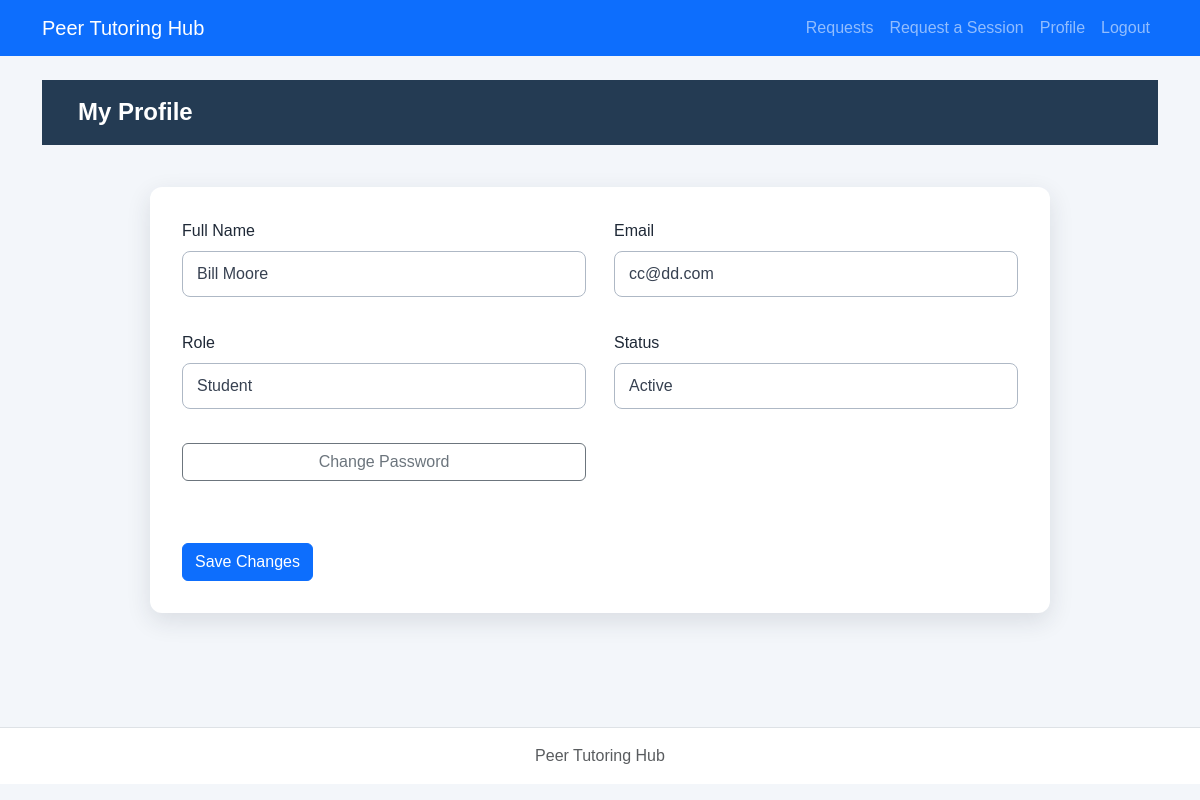
The page /lab7/php/profile.php (signed in) on the database its author committed.
### tables this page shows
CREATE TABLE users (
    user_id INTEGER PRIMARY KEY,
    full_name TEXT NOT NULL,
    email TEXT UNIQUE NOT NULL,
    password_hash TEXT NOT NULL,
    role TEXT NOT NULL CHECK(role IN ('Student', 'Tutor', 'Administrator')),
    status TEXT NOT NULL DEFAULT 'Active' CHECK(status IN ('Active', 'Inactive')),
    created_at TEXT NOT NULL DEFAULT CURRENT_TIMESTAMP
);

### lab7/includes/auth.php (called while the page is built, shortened)
<?php
function currentUserId(): ?int {
    return isset($_SESSION['user_id']) ? (int)$_SESSION['user_id'] : null;
}
function currentUser(PDO $pdo): ?array {
    $id = currentUserId();
    $stmt = $pdo->prepare('SELECT user_id, full_name, email, role, status FROM users WHERE user_id = ?');
    $stmt->execute([$id]);
    $user = $stmt->fetch();
    return $user;
}
function requireLogin(PDO $pdo): array {
    $user = currentUser($pdo);
    return $user;
}
if (!function_exists('escapeHtml')) {
    function escapeHtml(string $s): string {
        return htmlspecialchars($s, ENT_QUOTES | ENT_SUBSTITUTE, 'UTF-8');
    }
}

### lab7/php/profile.php (the view, shortened to what this page needs)
<?php
require_once __DIR__ . '/../config/db.php';
require_once __DIR__ . '/../includes/auth.php';
$pdo = openDatabase();
$user = requireLogin($pdo);
require __DIR__ . '/../includes/header.php';
require __DIR__ . '/../includes/nav.php';
?>
<main class="container py-4">
    <h1>My Profile</h1>
    <form method="post">
        <div class="mb-3">
            <label class="form-label">Full Name</label>
            <input type="text" name="full_name" class="form-control" value="<?= escapeHtml($user['full_name']) ?>" required maxlength="100">
        </div>
        <div class="mb-3">
            <label class="form-label">Email</label>
            <input type="email" name="email" class="form-control" value="<?= escapeHtml($user['email']) ?>" required>
        </div>
        <div class="mb-3">
            <label class="form-label">Role</label>
            <input type="text" class="form-control" value="<?= escapeHtml($user['role']) ?>" readonly>
        </div>
        <div class="mb-3">
            <label class="form-label">Status</label>
            <input type="text" class="form-control" value="<?= escapeHtml($user['status']) ?>" readonly>
        </div>
        <button type="submit" class="btn btn-primary">Save Changes</button>
        <a href="change-password.php" class="btn btn-outline-secondary">Change Password</a>
    </form>
</main>
<?php require __DIR__ . '/../includes/footer.php'; ?>

### lab7/css/styles.css (style rules this page uses)
* { box-sizing: border-box; }
body { margin: 0; min-height: 100vh; font-family: Arial, Helvetica, sans-serif; color: #1f2937; background-color: #f3f6fa; }
h1 { margin: 0; padding: 18px 36px; color: #ffffff; font-size: 24px; font-weight: 700; background-color: #243b53; }
main form { max-width: 900px; margin: 42px auto; padding: 32px; display: grid; grid-template-columns: 1fr 1fr; gap: 18px 28px; background-color: #ffffff; border-radius: 12px; box-shadow: 0 8px 24px rgba(31, 41, 55, 0.12); }
main form input:not([type="checkbox"]):not([type="radio"]), main form select, main form textarea { width: 100%; min-height: 46px; padding: 10px 14px; color: #374151; font: inherit; background-color: #ffffff; border: 1px solid #aeb8c5; border-radius: 8px; }
main form button { grid-column: 1 / -1; grid-row: 6; justify-self: start; margin-top: 8px; padding: 13px 26px; color: #ffffff; font-size: 16px; font-weight: 700; background-color: #d60000; border: 0; border-radius: 8px; cursor: pointer; }

### rows shown on the page
users: full_name "Bill Moore", email "cc@dd.com", role "Student", status "Active"
